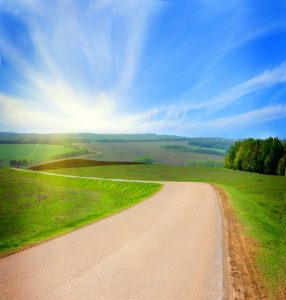
#> input picture code/austin/lab16/test_image.jpg, 286 x 300 px
$ python lab16_v2.py
#> lines starting #> are read from the running program, lines starting #| are printed output that depends on the picture
#Lab16 version 2: Change Color Scheme

from PIL import Image
import colorsys

img = Image.open("test_image.jpg")
#> img is the input picture: PIL image 286x300 RGB; mean R, G, B 147, 167.8, 161.6
width, height = img.size
#> width = 286; height = 300
pixels = img.load()

for i in range(width):
    for j in range(height):
        r, g, b = pixels[i,j]

        h, s, v = colorsys.rgb_to_hsv(r/255, g/255, b/255)

        h = h + .3
        s = s + .5
        v = v + .5

        r, g, b = colorsys.hsv_to_rgb(h, s, v)

        r = int(r*255)
        g = int(g*255)
        b = int(b*255)

        pixels[i, j] = (r, g, b)

img.show()
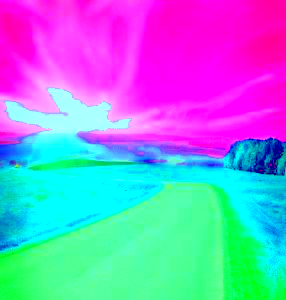
#> shown: PIL image 286x300 RGB; mean R, G, B 137.2, 146, 211.7
